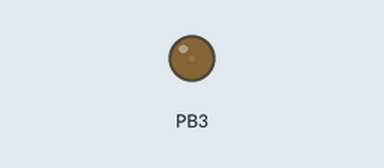
The program below on a simulated ATmega32, built with avr-gcc and emulated at 8 MHz. On the bench: output pins drawn as LEDs (lit = HIGH).

Above: at 0.05 s.
At 1.8 s:
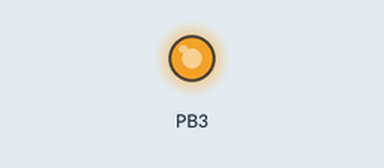
At 2.7 s:
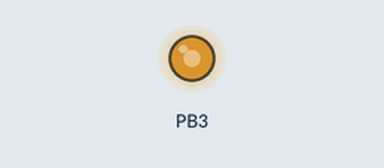
At 3.6 s:
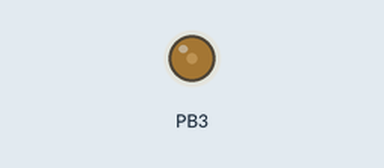
Timing chart, 0 to 5.3 s (numbered marks = the images above):
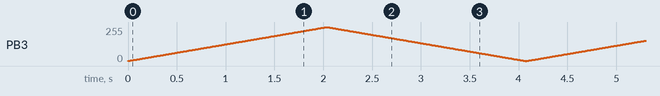

The program:

main.cpp
```cpp
/*
 * PWM.cpp
 *
 * Created: 2018/07/31 6:56:53 عـصـر
 * Author : Milad
 */

#define F_CPU 8000000UL

#include <avr/io.h>
#include <util/delay.h>
#include "PWM.h"


int main(void)
{
	unsigned int duty = 1;
	unsigned int countMount = 1;
	PwmInit();

    while (1)
    {
		if (duty == 255 || duty == 0)
		{
			countMount = -countMount;
		}
		OCR0 = duty;
		duty += countMount;
		_delay_ms(8);
    }
}
```

PWM.h
```cpp
/*
 * PWM.h
 *
 * Created: 2018/07/31 7:08:04 عـصـر
 *  Author: Milad
 */

#include <avr/io.h>


#ifndef PWM_H_
#define PWM_H_

void PwmInit(void)
{
	/*set fast PWM mode with non-inverted output*/
	TCCR0 = (1 << WGM00) | (1 << WGM01) | (1 << COM01) | (1 << CS00);
	DDRB |= (1 << PB3);													/*set OC0 pin as output*/
}


#endif /* PWM_H_ */
```
